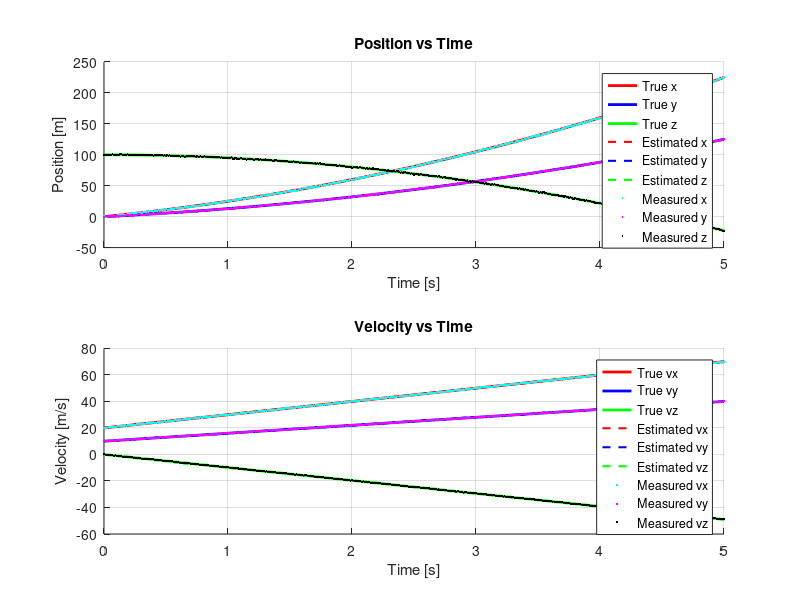
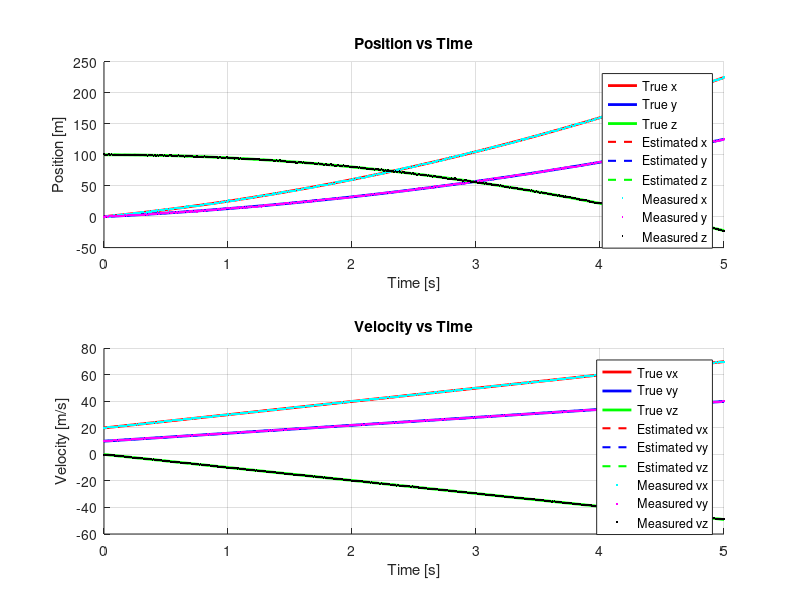
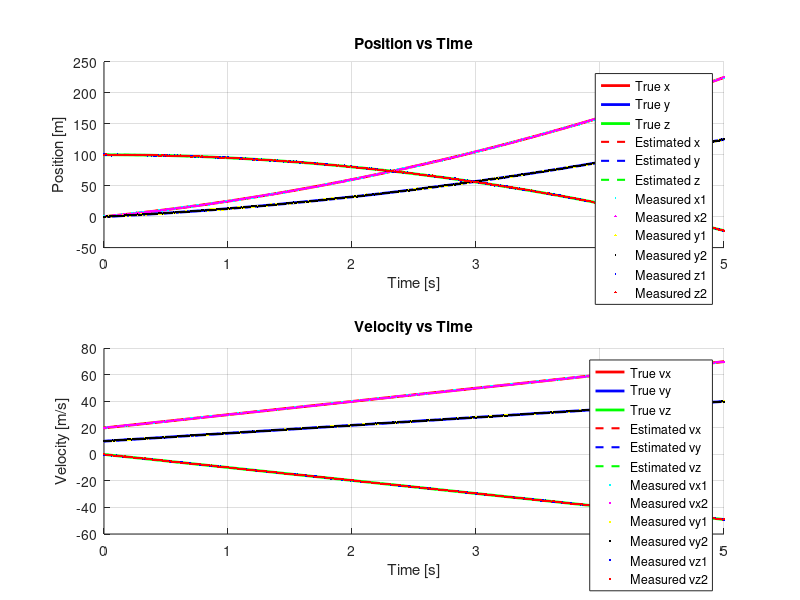

Recreate these plots in MATLAB, in order. (Note: this script raises an error after producing the figures.)
%% 3D Kalman Filter with Multiple Sensors
% Ryland Ross
% 10/6/25

clc; clear all; close all;

%% Simulation parameters
dt = 0.01;       % time step (s)
T = 5;       % total simulation time (s)
t = 0:dt:T;
N = length(t);

%% True initial conditions
p0 = [0; 0; 100];    % initial positions [px0; py0; pz0]
v0 = [20; 10; 0];     % initial velocities [vx0; vy0; vz0]

%% Accelerations
ax = 10;
ay = 6;
az = -9.81;

%% Sensor noise parameters
sigma_px1 = 0.5; sigma_px2 = 0.3;
sigma_py1 = 0.5; sigma_py2 = 0.3;
sigma_pz1 = 0.5; sigma_pz2 = 0.3;

sigma_vx = 0.1; sigma_vy = 0.1; sigma_vz = 0.1;

%% Kalman Filter parameters
A = [1 dt 0 0 0 0;
     0 1 0 0 0 0;
     0 0 1 dt 0 0;
     0 0 0 1 0 0;
     0 0 0 0 1 dt;
     0 0 0 0 0 1];

B = [0.5*dt^2 0 0;
     dt 0 0;
     0 0.5*dt^2 0;
     0 dt 0;
     0 0 0.5*dt^2;
     0 0 dt];

Q = 0.01*eye(6); % process noise

%% Number of Monte Carlo runs
numRuns = 40;

%% Measurement configurations
configs = 1:3;
config_names = {'Position only','Pos + Vel','Double Pos + Vel'};

%% Preallocate RMSE results
avg_rmse_px = zeros(length(configs),1);
avg_rmse_py = zeros(length(configs),1);
avg_rmse_pz = zeros(length(configs),1);
avg_rmse_vx = zeros(length(configs),1);
avg_rmse_vy = zeros(length(configs),1);
avg_rmse_vz = zeros(length(configs),1);

%% True trajectories
px_true = p0(1) + v0(1)*t + 0.5*ax*t.^2;
vx_true = v0(1) + ax*t;

py_true = p0(2) + v0(2)*t + 0.5*ay*t.^2;
vy_true = v0(2) + ay*t;

pz_true = p0(3) + v0(3)*t + 0.5*az*t.^2;
vz_true = v0(3) + az*t;

%% Loop over configurations
for cfg_idx = 1:length(configs)
    cfg = configs(cfg_idx);
    
    rmse_px_all = zeros(1,numRuns);
    rmse_py_all = zeros(1,numRuns);
    rmse_pz_all = zeros(1,numRuns);
    rmse_vx_all = zeros(1,numRuns);
    rmse_vy_all = zeros(1,numRuns);
    rmse_vz_all = zeros(1,numRuns);
    
    for run = 1:numRuns
        %% Generate noisy measurements (same as before)
        z_px1 = px_true + sigma_px1*randn(1,N);
        z_px2 = px_true + sigma_px2*randn(1,N);
        z_py1 = py_true + sigma_py1*randn(1,N);
        z_py2 = py_true + sigma_py2*randn(1,N);
        z_pz1 = pz_true + sigma_pz1*randn(1,N);
        z_pz2 = pz_true + sigma_pz2*randn(1,N);
        
        z_vx1 = vx_true + sigma_vx*randn(1,N);
        z_vx2 = vx_true + sigma_vx*randn(1,N);
        z_vy1 = vy_true + sigma_vy*randn(1,N);
        z_vy2 = vy_true + sigma_vy*randn(1,N);
        z_vz1 = vz_true + sigma_vz*randn(1,N);
        z_vz2 = vz_true + sigma_vz*randn(1,N);
        
        %% Measurement matrices
        switch cfg
            case 1
                z = [z_px1; z_py1; z_pz1];
                H = [1 0 0 0 0 0;
                     0 0 1 0 0 0;
                     0 0 0 0 1 0];
                R = diag([sigma_px1^2, sigma_py1^2, sigma_pz1^2]);
            case 2
                z = [z_px1; z_vx1; z_py1; z_vy1; z_pz1; z_vz1];
                H = eye(6);
                R = diag([sigma_px1^2, sigma_vx^2, sigma_py1^2, sigma_vy^2, sigma_pz1^2, sigma_vz^2]);
            case 3
                z = [z_px1; z_vx1; z_px2; z_vx2; z_py1; z_vy1; z_py2; z_vy2; z_pz1; z_vz1; z_pz2; z_vz2];
                H = [1 0 0 0 0 0;  % px1
                     0 1 0 0 0 0;  % vx1
                     1 0 0 0 0 0;  % px2
                     0 1 0 0 0 0;  % vx2
                     0 0 1 0 0 0;  % py1
                     0 0 0 1 0 0;  % vy1
                     0 0 1 0 0 0;  % py2
                     0 0 0 1 0 0;  % vy2
                     0 0 0 0 1 0;  % pz1
                     0 0 0 0 0 1;  % vz1
                     0 0 0 0 1 0;  % pz2
                     0 0 0 0 0 1]; % vz2
                R = diag([sigma_px1^2,sigma_vx^2,sigma_px2^2,sigma_vx^2,...
                          sigma_py1^2,sigma_vy^2,sigma_py2^2,sigma_vy^2,...
                          sigma_pz1^2,sigma_vz^2,sigma_pz2^2,sigma_vz^2]);
        end
        
        %% Initialize Kalman filter
        x_est = zeros(6,N);
        x_est(:,1) = [p0(1); v0(1); p0(2); v0(2); p0(3); v0(3)];
        P = eye(6);
        
        %% Kalman filter loop
        for k = 2:N
            u = [ax; ay; az];
            x_pred = A*x_est(:,k-1) + B*u;
            P_pred = A*P*A' + Q;
            
            K = P_pred*H'/(H*P_pred*H' + R);
            x_est(:,k) = x_pred + K*(z(:,k) - H*x_pred);
            P = (eye(size(K,1)) - K*H)*P_pred;
        end
        
        %% Compute RMSE
        rmse_px_all(run) = sqrt(mean((x_est(1,:) - px_true).^2));
        rmse_vx_all(run) = sqrt(mean((x_est(2,:) - vx_true).^2));
        rmse_py_all(run) = sqrt(mean((x_est(3,:) - py_true).^2));
        rmse_vy_all(run) = sqrt(mean((x_est(4,:) - vy_true).^2));
        rmse_pz_all(run) = sqrt(mean((x_est(5,:) - pz_true).^2));
        rmse_vz_all(run) = sqrt(mean((x_est(6,:) - vz_true).^2));
        
    end
    
    %% Store average RMSE
    avg_rmse_px(cfg_idx) = mean(rmse_px_all);
    avg_rmse_py(cfg_idx) = mean(rmse_py_all);
    avg_rmse_pz(cfg_idx) = mean(rmse_pz_all);
    avg_rmse_vx(cfg_idx) = mean(rmse_vx_all);
    avg_rmse_vy(cfg_idx) = mean(rmse_vy_all);
    avg_rmse_vz(cfg_idx) = mean(rmse_vz_all);
    
   %% --- Plotting: Subplots for Position and Velocity ---
figure('Name',sprintf('Kalman Filter - %s', config_names{cfg_idx}),'NumberTitle','off');

% Position vs Time
subplot(2,1,1); hold on; grid on;
plot(t, px_true,'r','LineWidth',2);        % True x
plot(t, py_true,'b','LineWidth',2);        % True y
plot(t, pz_true,'g','LineWidth',2);        % True z
plot(t, x_est(1,:),'r--','LineWidth',1.5); % Estimated x
plot(t, x_est(3,:),'b--','LineWidth',1.5); % Estimated y
plot(t, x_est(5,:),'g--','LineWidth',1.5); % Estimated z

% Measurements
if cfg == 3
    plot(t, z_px1,'c.','MarkerSize',5); plot(t, z_px2,'m.','MarkerSize',5);
    plot(t, z_py1,'y.','MarkerSize',5); plot(t, z_py2,'k.','MarkerSize',5);
    plot(t, z_pz1,'b.','MarkerSize',5); plot(t, z_pz2,'r.','MarkerSize',5);
else
    plot(t, z_px1,'c.','MarkerSize',5);
    plot(t, z_py1,'m.','MarkerSize',5);
    plot(t, z_pz1,'k.','MarkerSize',5);
end

xlabel('Time [s]'); ylabel('Position [m]');
title('Position vs Time'); 
if cfg == 3
    legend('True x','True y','True z','Estimated x','Estimated y','Estimated z',...
           'Measured x1','Measured x2','Measured y1','Measured y2','Measured z1','Measured z2');
else
    legend('True x','True y','True z','Estimated x','Estimated y','Estimated z',...
           'Measured x','Measured y','Measured z');
end

% Velocity vs Time
subplot(2,1,2); hold on; grid on;
plot(t, vx_true,'r','LineWidth',2);        % True vx
plot(t, vy_true,'b','LineWidth',2);        % True vy
plot(t, vz_true,'g','LineWidth',2);        % True vz
plot(t, x_est(2,:),'r--','LineWidth',1.5); % Estimated vx
plot(t, x_est(4,:),'b--','LineWidth',1.5); % Estimated vy
plot(t, x_est(6,:),'g--','LineWidth',1.5); % Estimated vz

% Velocity measurements
if cfg == 3
    plot(t, z_vx1,'c.','MarkerSize',5); plot(t, z_vx2,'m.','MarkerSize',5);
    plot(t, z_vy1,'y.','MarkerSize',5); plot(t, z_vy2,'k.','MarkerSize',5);
    plot(t, z_vz1,'b.','MarkerSize',5); plot(t, z_vz2,'r.','MarkerSize',5);
else
    plot(t, z_vx1,'c.','MarkerSize',5);
    plot(t, z_vy1,'m.','MarkerSize',5);
    plot(t, z_vz1,'k.','MarkerSize',5);
end

xlabel('Time [s]'); ylabel('Velocity [m/s]');
title('Velocity vs Time'); 
if cfg == 3
    legend('True vx','True vy','True vz','Estimated vx','Estimated vy','Estimated vz',...
           'Measured vx1','Measured vx2','Measured vy1','Measured vy2','Measured vz1','Measured vz2');
else
    legend('True vx','True vy','True vz','Estimated vx','Estimated vy','Estimated vz',...
           'Measured vx','Measured vy','Measured vz');
end
end

%% Display results table
results = table(config_names', avg_rmse_px, avg_rmse_py, avg_rmse_pz, ...
                avg_rmse_vx, avg_rmse_vy, avg_rmse_vz, ...
                'VariableNames',{'Configuration','Avg_RMSE_px','Avg_RMSE_py','Avg_RMSE_pz','Avg_RMSE_vx','Avg_RMSE_vy','Avg_RMSE_vz'});
disp(results);
